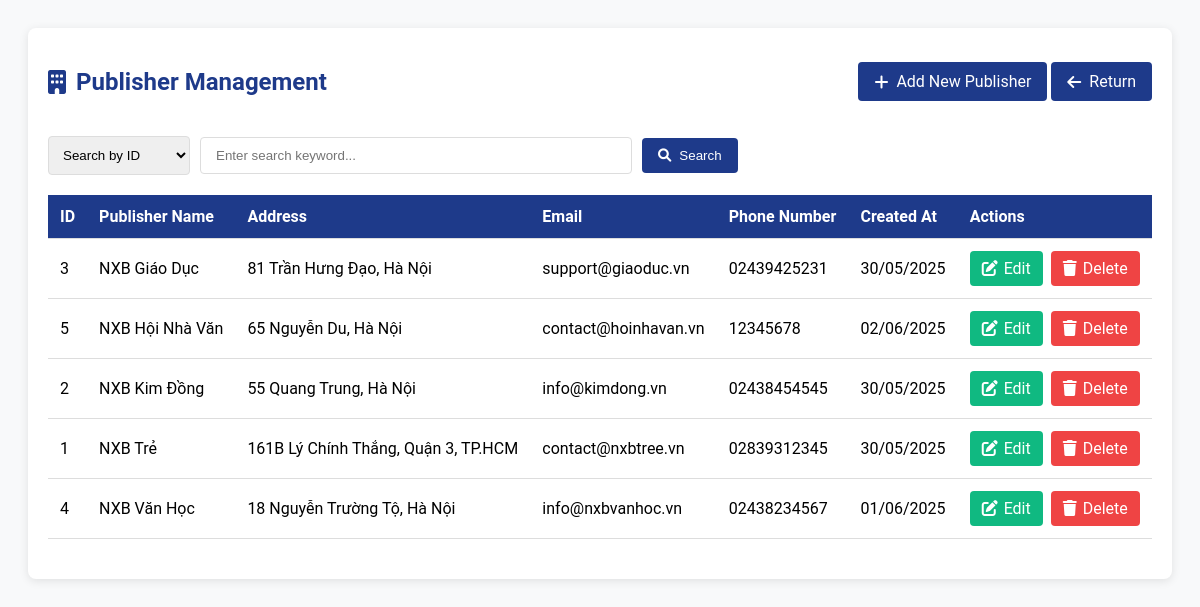
Screenshot of /Publisher/publishers.php (signed in) with the database file from the repository.
### tables this page shows
CREATE TABLE `publishers` (
  `publisher_id` int(11) NOT NULL,
  `publisher_name` varchar(255) NOT NULL,
  `address` varchar(255) DEFAULT NULL,
  `email` varchar(100) DEFAULT NULL,
  `phone_number` varchar(20) DEFAULT NULL,
  `create_at` timestamp NOT NULL DEFAULT current_timestamp()
);

### Publisher/publishers.php (the view, shortened to what this page needs)
<?php
require '../Verify/db_connect.php';
$search_type = isset($_GET['search_type']) ? $_GET['search_type'] : 'id';
$search_value = isset($_GET['search_value']) ? trim($_GET['search_value']) : '';
$sql = "SELECT * FROM publishers";
$sql .= " ORDER BY publisher_name ASC";
$list_publishers = $conn->query($sql);
?>
<!DOCTYPE html>
<html lang="en">
<head>
    <link rel="stylesheet" href="https://cdnjs.cloudflare.com/ajax/libs/font-awesome/6.0.0/css/all.min.css">
</head>
<body>
    <main>
        <div class="button-container">
            <h2><i class="fas fa-building"></i> Publisher Management</h2>
            <div>
                <a href="add_publisher.php" class="button">
                    <i class="fas fa-plus"></i> Add New Publisher
                </a>
                <a href="../index.php" target="_top" class="return-button">
                    <i class="fas fa-arrow-left"></i> Return
                </a>
            </div>
        </div>
        <form method="GET" class="search-container" style="margin-bottom: 20px;">
            <select name="search_type" style="padding: 10px; border: 1px solid #ddd; border-radius: 4px;">
                <option value="id" <?php echo ($search_type == 'id') ? 'selected' : ''; ?>>Search by ID</option>
            </select>
            <input type="text" name="search_value" placeholder="Enter search keyword..."
                value="<?php echo htmlspecialchars($search_value); ?>" class="search-input">
            <button type="submit" class="search-btn">
                <i class="fas fa-search"></i> Search
            </button>
        </form>
        <?php if ($list_publishers->num_rows > 0): ?>
            <table>
                <thead>
                    <tr>
                        <th>ID</th>
                        <th>Publisher Name</th>
                        <th>Address</th>
                        <th>Email</th>
                        <th>Phone Number</th>
                        <th>Created At</th>
                        <th>Actions</th>
                    </tr>
                </thead>
                <tbody>
                    <?php while ($publisher = $list_publishers->fetch_assoc()): ?>
                        <tr>
                            <td><?php echo htmlspecialchars($publisher['publisher_id']); ?></td>
                            <td><?php echo htmlspecialchars($publisher['publisher_name']); ?></td>
                            <td class="address" title="<?php echo htmlspecialchars($publisher['address']); ?>">
                                <?php echo htmlspecialchars($publisher['address']); ?>
                            </td>
                            <td><?php echo htmlspecialchars($publisher['email']); ?></td>
                            <td><?php echo htmlspecialchars($publisher['phone_number']); ?></td>
                            <td><?php echo date('d/m/Y', strtotime($publisher['create_at'])); ?></td>
                            <td class="actions">
                                <a href="edit_publisher.php?id=<?php echo $publisher['publisher_id']; ?>" class="edit">
                                    <i class="fas fa-edit"></i> Edit
                                </a>
                                <a href="delete_publisher.php?id=<?php echo $publisher['publisher_id']; ?>"
                                    class="delete" onclick="return confirm('Are you sure you want to delete this publisher?')">
                                    <i class="fas fa-trash"></i> Delete
                                </a>
                            </td>
                        </tr>
                    <?php endwhile; ?>
                </tbody>
            </table>
        <?php endif; ?>
    </main>
</body>
</html>

### Publisher/publishers.php (style rules this page uses)
body { font-family: 'Roboto', sans-serif; padding: 20px; background-color: #f8f9fa; }
main { max-width: 1200px; margin: 0 auto; padding: 20px; background: white; border-radius: 8px; box-shadow: 0 2px 10px rgba(0, 0, 0, 0.1); position: relative; }
h2 { color: #1e3a8a; margin-bottom: 20px; display: flex; align-items: center; gap: 10px; }
table { width: 100%; border-collapse: collapse; margin-bottom: 20px; }
th, td { padding: 12px; text-align: left; border-bottom: 1px solid #ddd; }
th { background: #1e3a8a; color: white; position: sticky; top: 0; }
.address { max-width: 300px; white-space: nowrap; overflow: hidden; text-overflow: ellipsis; }
.actions { display: flex; gap: 8px; }
.actions a { padding: 8px 12px; color: white; border-radius: 4px; text-decoration: none; display: inline-flex; align-items: center; gap: 6px; transition: all 0.2s; }
.actions a.edit { background-color: #10b981; }
.actions a.delete { background-color: #ef4444; }
.search-container { margin-bottom: 20px; display: flex; gap: 10px; align-items: center; flex-wrap: wrap; }
.search-input { padding: 10px 15px; border: 1px solid #ddd; border-radius: 4px; flex: 1; max-width: 400px; transition: all 0.2s; }
.button, .search-btn { padding: 10px 16px; background: #1e3a8a; color: white; border: none; border-radius: 4px; cursor: pointer; text-decoration: none; display: inline-flex; align-items: center; gap: 8px; transition: all 0.2s; }
.button-container { display: flex; justify-content: space-between; align-items: center; margin-bottom: 20px; }
.return-button { background: #1e3a8a; color: white; padding: 10px 16px; border-radius: 4px; text-decoration: none; display: inline-flex; align-items: center; gap: 8px; transition: all 0.2s; }

### rows the page displays
publishers: publisher_id "3", publisher_name "NXB Giáo Dục", address "81 Trần Hưng Đạo, Hà Nội", email "support@giaoduc.vn", phone_number "02439425231", create_at "30/05/2025"
publishers: publisher_id "5", publisher_name "NXB Hội Nhà Văn", address "65 Nguyễn Du, Hà Nội", email "contact@hoinhavan.vn", phone_number "12345678", create_at "02/06/2025"
publishers: publisher_id "2", publisher_name "NXB Kim Đồng", address "55 Quang Trung, Hà Nội", email "info@kimdong.vn", phone_number "02438454545", create_at "30/05/2025"
publishers: publisher_id "1", publisher_name "NXB Trẻ", address "161B Lý Chính Thắng, Quận 3, TP.HCM", email "contact@nxbtree.vn", phone_number "02839312345", create_at "30/05/2025"
publishers: publisher_id "4", publisher_name "NXB Văn Học", address "18 Nguyễn Trường Tộ, Hà Nội", email "info@nxbvanhoc.vn", phone_number "02438234567", create_at "01/06/2025"
